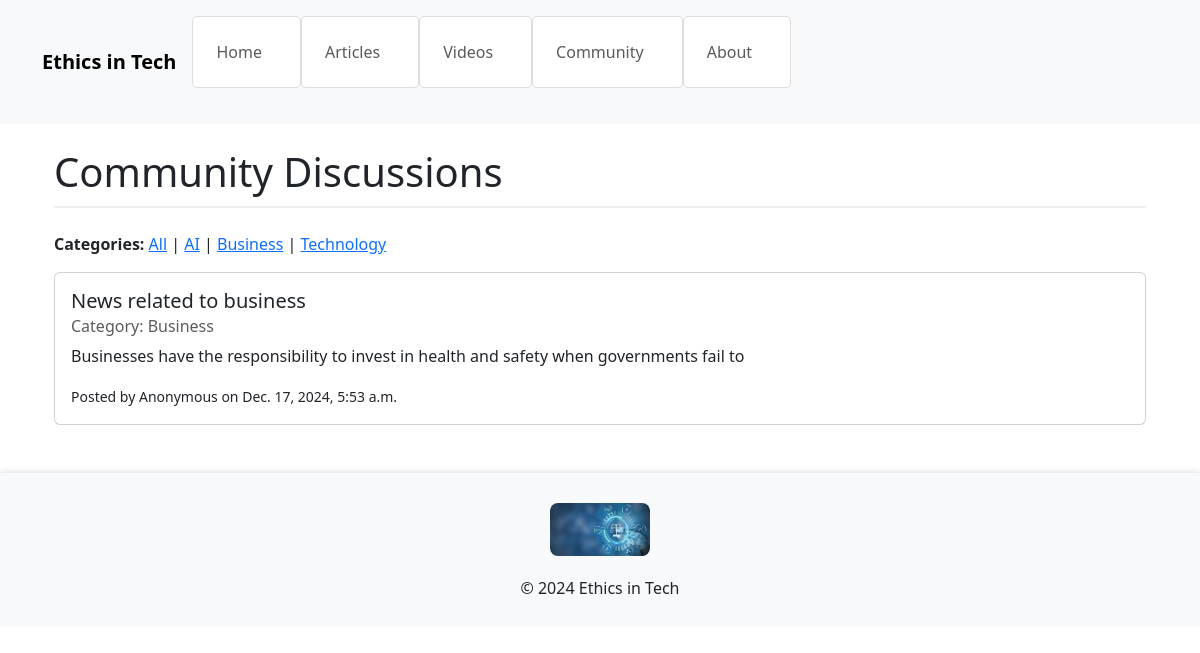
/community/?category=Business, run on the app's committed database.
### articles/models.py (models this page shows, shortened)
class CommunityCategory(models.Model):
    name = models.CharField(max_length=50)  # e.g., 'AI', 'Technology', 'Business'

class CommunityPost(models.Model):
    title = models.CharField(max_length=200)
    content = models.TextField()
    category = models.ForeignKey(CommunityCategory, on_delete=models.CASCADE, related_name='posts')
    date_posted = models.DateTimeField(auto_now_add=True)
    author = models.CharField(max_length=100, default='Anonymous')  # Optional: Add user functionality later

### articles/views.py (the view)
# urls.py: path('community/', community_view, name='community'),
def community_view(request):
    categories = CommunityCategory.objects.all()
    selected_category = request.GET.get('category', None)
    if selected_category:
        posts = CommunityPost.objects.filter(category__name=selected_category)
    else:
        posts = CommunityPost.objects.all()
    return render(request, 'community_list.html', {
        'posts': posts,
        'categories': categories,
        'selected_category': selected_category
    })

### templates/community_list.html (shortened to what this page needs)
{% extends "base.html" %}
{% block content %}
<div class="container mt-4">
    <h1 class="mb-4">Community Discussions</h1>
    <div class="mb-3">
        <strong>Categories:</strong>
        <a href="?">All</a>
        {% for category in categories %}
            | <a href="?category={{ category.name }}">{{ category.name }}</a>
        {% endfor %}
    </div>
    {% for post in posts %}
        <div class="card mb-3">
            <div class="card-body">
                <h5 class="card-title">{{ post.title }}</h5>
                <h6 class="card-subtitle mb-2 text-muted">Category: {{ post.category.name }}</h6>
                <p class="card-text">{{ post.content }}</p>
                <small>Posted by {{ post.author }} on {{ post.date_posted }}</small>
            </div>
        </div>
    {% empty %}
        <p>No posts yet. <a href="{% url 'add_post' %}">Be the first to post!</a></p>
    {% endfor %}
</div>
{% endblock %}

### static/css/style.css (style rules this page uses)
body { background: #e0f7fa; font-family: Arial, sans-serif; color: #333; margin: 20px; padding-bottom: 80px; }
h1 { color: #2c3e50; border-bottom: 2px solid #eee; padding-bottom: 10px; }

### data on the page
CommunityCategory: name "AI"
CommunityCategory: name "Business"
CommunityCategory: name "Technology"
CommunityPost: title "News related to business", category.name "Business", content "Businesses have the responsibility to invest in health and safety when governments fail to", author "Anonymous", date_posted "Dec. 17, 2024, 5:53 a.m."
